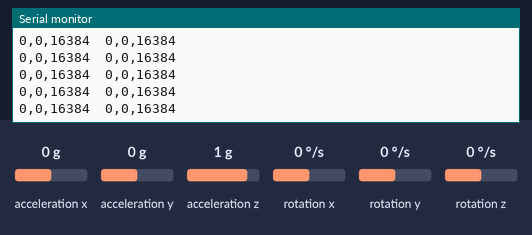
A sketch run on a simulated Arduino Uno, built with avr-gcc and run on an emulated ATmega328P. Parts: the last lines printed to the serial monitor. Inputs (shaded band) come from the test bench; at power-on: acceleration x 0 g, acceleration y 0 g, acceleration z 1 g, rotation x 0 °/s, rotation y 0 °/s, rotation z 0 °/s.

Above: at 1.2 s.
1.3 s: acceleration x set to -1.4 g
At 1.42 s:
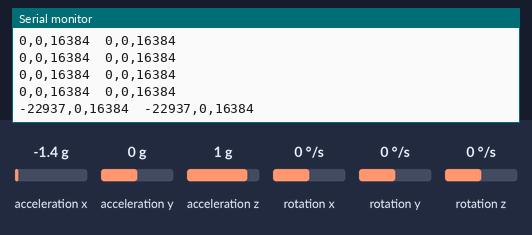
2.8 s: acceleration y set to -1.4 g
At 2.84 s:
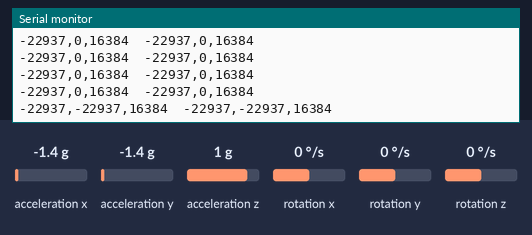
5.8 s: acceleration z set to -1.4 g
At 5.9 s:
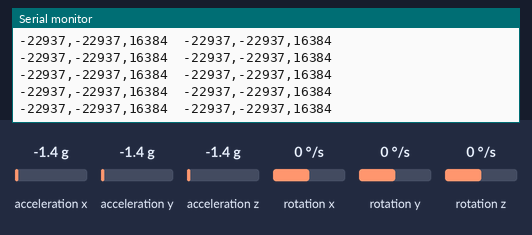
7.3 s: acceleration z set to 0 g
At 7.33 s:
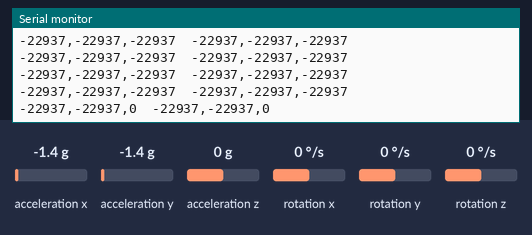
Timing chart, 0 to 10.3 s (numbered marks = the images above; inputs shaded):
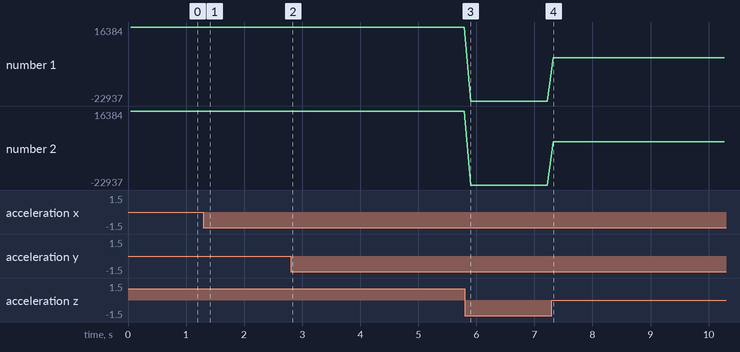

The sketch:

final.ino
```cpp
#include <Wire.h>
#include <MPU6050.h>

MPU6050 mpu1;
MPU6050 mpu2;

void setup()
{
  Serial.begin(9600);
  Wire.begin();

  // Initialize MPU6050 sensors
  mpu1.initialize();
  mpu2.initialize();

  // Wait for Serial to initialize
  while (!Serial);

  // Print headers for Serial Plotter
  Serial.println("Sensor 1\tSensor 2");
  Serial.println("ax1,ay1,az1\tax2,ay2,az2");
}

void loop() {
  // Read data from MPU6050 sensor 1
  int16_t ax1, ay1, az1;
  int16_t gx1, gy1, gz1;
  mpu1.getMotion6(&ax1, &ay1, &az1, &gx1, &gy1, &gz1);

  // Read data from MPU6050 sensor 2
  int16_t ax2, ay2, az2;
  int16_t gx2, gy2, gz2;
  mpu2.getMotion6(&ax2, &ay2, &az2, &gx2, &gy2, &gz2);

  // Print sensor data for Serial Plotter
  Serial.print(ax1);
  Serial.print(",");
  Serial.print(ay1);
  Serial.print(",");
  Serial.print(az1);
  Serial.print("\t");
  Serial.print(ax2);
  Serial.print(",");
  Serial.print(ay2);
  Serial.print(",");
  Serial.println(az2);

  delay(100); // Adjust delay according to your needs
}
```

Measured:
- after the input at 1.3 s, the serial monitor: prints a new line at once (image 1)
- after the input at 2.8 s, the serial monitor: prints a new line at once (image 2)
- after the input at 7.3 s, the serial monitor: prints a new line at once (image 4)
- plotted number 1: -22937 → 0 after the input at 7.3 s
- plotted number 2: -22937 → 0 after the input at 7.3 s
